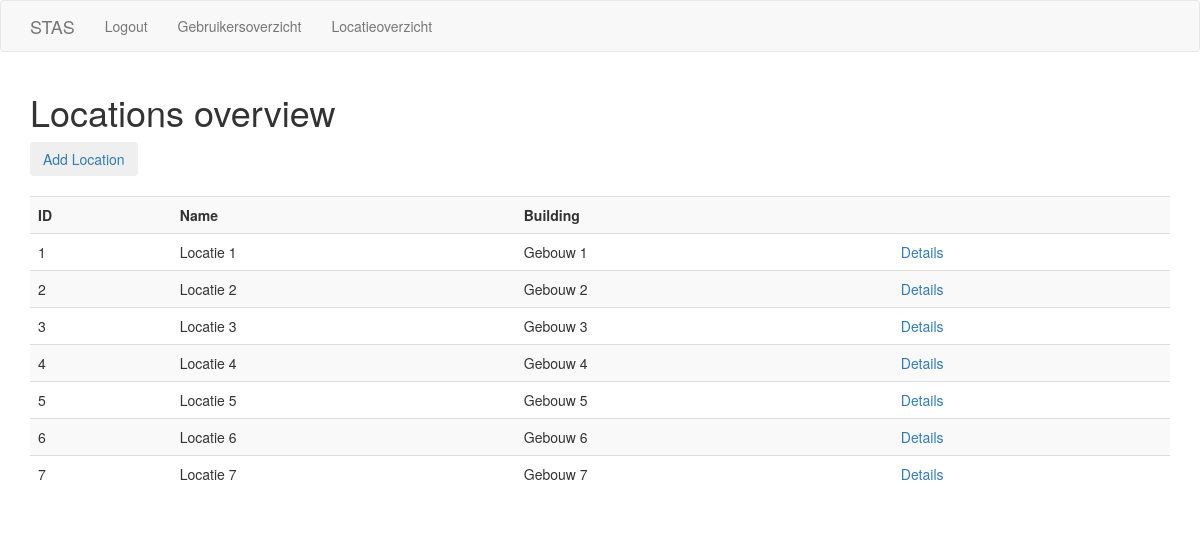
Before: /admin/locations_overview (signed in) with the older database file.
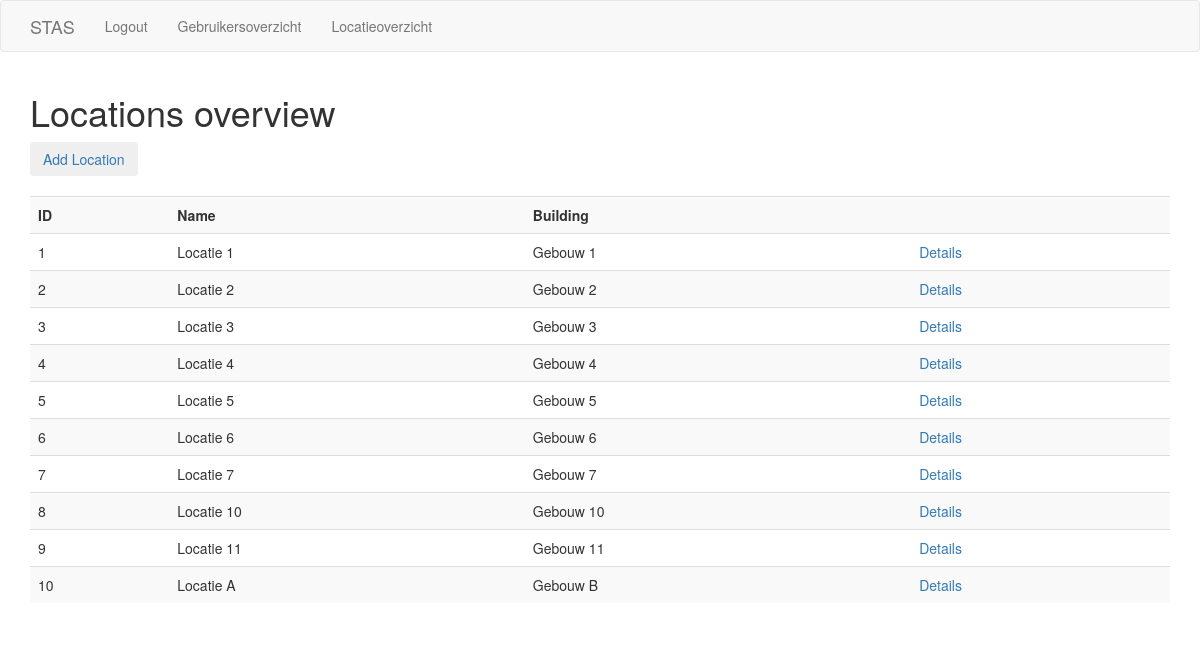
After: the same page with the newer database file.
### app/models.py (models this page shows, shortened)
class Location(UserMixin, db.Model):
    id = db.Column(db.Integer, primary_key=True)
    name = db.Column(db.String(128), index=True, unique=True)
    building = db.Column(db.String(128), index=True, unique=True)
    checkins = db.relationship('Checkin', backref='Location', lazy='dynamic')

### app/admin/routes.py (the view)
@bp.route('/admin/locations_overview', methods=['GET'])
@login_required
@admin_required
def locations():
    locations = Location.query.all()
    return render_template(
        'admin/locations_overview.html', title='Locations overview', locations=locations)

### app/admin/decorator.py (called while the page is built)
def admin_required(func):
    @wraps(func)
    def wrapper(*args, **kw):
        if not current_user.is_anonymous:
            if current_user.role == 'admin':
                return func(*args, **kw)
        else:
            if g.current_user.role == 'admin':
                return func(*args, **kw)
        abort(403)
    return wrapper

### app/models.py (called while the page is built)
@login_manager.user_loader
def load_user(id):
    return User.query.get(int(id))

### app/templates/admin/locations_overview.html
{% extends "base.html" %}
{% block app_content %}
<div id="overview">
    <a id="add-button" href="{{ url_for('admin.add_location') }}"><button type="button" class="btn btn-dark">{{ 'Add Location' }}</button></a><br><br>
    <table id="users" class="table table-striped">
        <tr id="header-row">
            <th>ID</th>
            <th>{{ 'Name' }}</th>
            <th>{{ 'Building' }}</th>
            <th></th>
        </tr>
        {% for location in locations %}
            <tr id="row">
                <td>{{ location.id }}</td>
                <td>{{ location.name }}</td>
                <td>{{ location.building }}</td>
                <td><a href="{{ url_for('admin.location_overview', location_id=location.id) }}">{{ 'Details' }}</a></td>
            </tr>
        {% endfor %}
    </table>
</div>
{% endblock %}

### app/templates/base.html (shortened to what this page needs)
{% extends 'bootstrap/base.html' %}
{% block navbar %}
  <nav class="navbar navbar-default">
    <div class="container">
      <div class="navbar-header">
          <a class="navbar-brand" href="/">STAS</a>
      </div>
      <div class="collapse navbar-collapse" id="collapsibleNavbar">
        <ul class="nav navbar-nav">
          {% if not current_user.is_anonymous %}
          <li class="nav-item"><a class="nav-link" href="{{ url_for('login.logout') }}">{{ 'Logout' }}</a></li>
            {% if current_user.role == 'admin' %}
              <li class="nav-item"><a class="nav-link" href="{{ url_for('admin.users') }}">{{ 'Gebruikersoverzicht' }}</a></li>
              <li class="nav-item"><a class="nav-link" href="{{ url_for('admin.locations') }}">{{ 'Locatieoverzicht' }}</a></li>
            {% endif %}
          {% else %}
            <li class="nav-item"><a class="nav-link" href="{{ url_for('login.login') }}">{{ 'Login' }}</a></li>
          {% endif %}
        </ul>
      </div>
    </div>
  </nav>
{% endblock %}
{% block content %}
  <div class="container">
    <h1>{{ title }}</h1>
    <div id="app-content">
      {% block app_content %}{% endblock %}
    </div>
  </div>
{% endblock %}

Changed rows visible on the page:
added Location: id "8", name "Locatie 10", building "Gebouw 10", value "Details"
added Location: id "9", name "Locatie 11", building "Gebouw 11", value "Details"
added Location: id "10", name "Locatie A", building "Gebouw B", value "Details"
